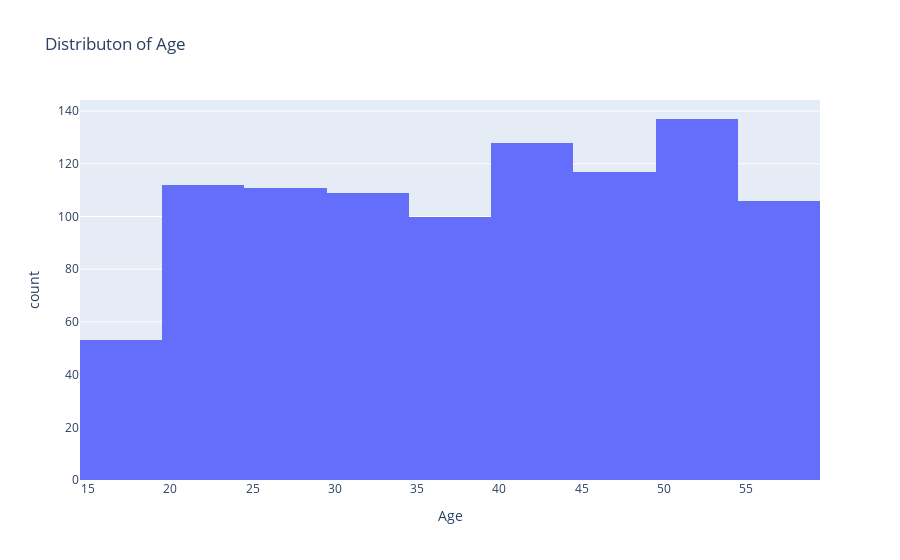
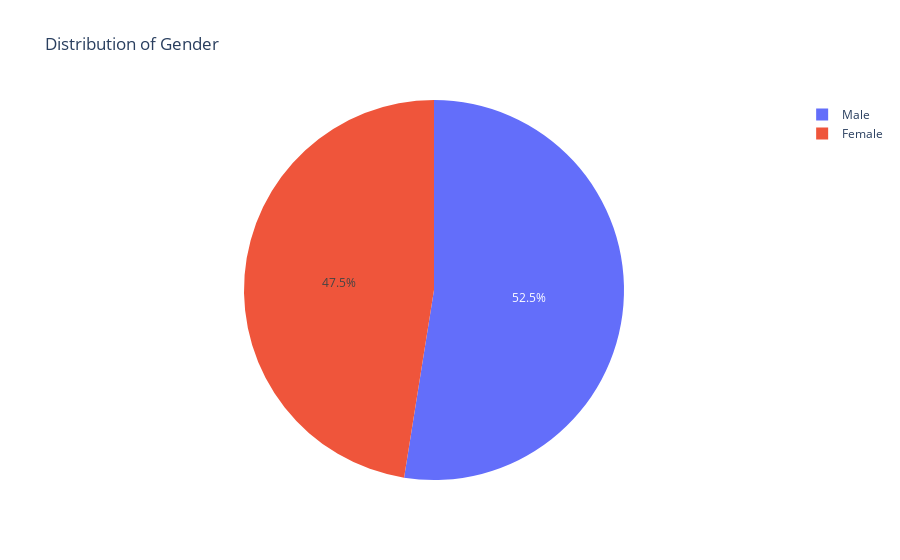
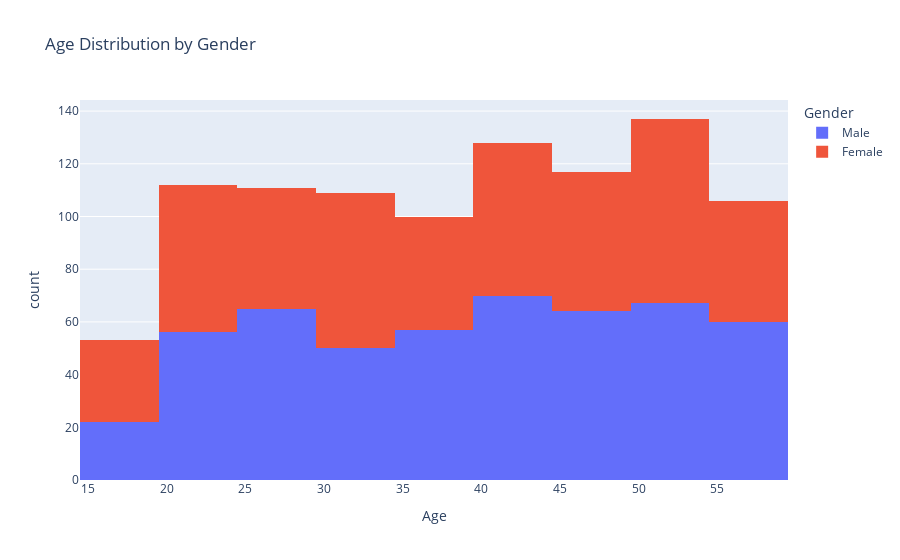

Source (notebook cell) for these figures, in order:
### Code cell
# What is the distribution of age and gender among gym members?
age_fig = px.histogram(df, x='Age', title='Distributon of Age',nbins=20)
age_fig.show()
gender_counts = df['Gender'].value_counts()
gender_fig = px.pie(values=gender_counts.values, title='Distribution of Gender', names=gender_counts.index)
gender_fig.show()
age_gender_fig = px.histogram(df, x='Age', color='Gender', title='Age Distribution by Gender', nbins=20)
age_gender_fig.show()

### Figure 1 — Plotly figure (JSON) as saved in the notebook; plotly's stock layout.template omitted (floating-point values rounded to 4 significant figures; data arrays with more than 128 entries replaced by an {"elided": "..."} marker saying what was removed)
{"data": [{"alignmentgroup": "True", "bingroup": "x", "hovertemplate": "Age=%{x}<br>count=%{y}<extra></extra>", "legendgroup": "", "marker": {"color": "#636efa", "pattern": {"shape": ""}}, "name": "", "nbinsx": 20, "offsetgroup": "", "orientation": "v", "showlegend": false, "type": "histogram", "x": {"elided": "973 int values"}, "xaxis": "x", "yaxis": "y"}], "layout": {"barmode": "relative", "legend": {"tracegroupgap": 0}, "title": {"text": "Distributon of Age"}, "xaxis": {"anchor": "y", "domain": [0, 1], "title": {"text": "Age"}}, "yaxis": {"anchor": "x", "domain": [0, 1], "title": {"text": "count"}}}}

### Figure 2 — Plotly figure (JSON) as saved in the notebook; plotly's stock layout.template omitted (floating-point values rounded to 4 significant figures)
{"data": [{"domain": {"x": [0, 1], "y": [0, 1]}, "hovertemplate": "label=%{label}<br>value=%{value}<extra></extra>", "labels": ["Male", "Female"], "legendgroup": "", "name": "", "showlegend": true, "type": "pie", "values": [511, 462]}], "layout": {"legend": {"tracegroupgap": 0}, "title": {"text": "Distribution of Gender"}}}

### Figure 3 — Plotly figure (JSON) as saved in the notebook; plotly's stock layout.template omitted (floating-point values rounded to 4 significant figures; data arrays with more than 128 entries replaced by an {"elided": "..."} marker saying what was removed)
{"data": [{"alignmentgroup": "True", "bingroup": "x", "hovertemplate": "Gender=Male<br>Age=%{x}<br>count=%{y}<extra></extra>", "legendgroup": "Male", "marker": {"color": "#636efa", "pattern": {"shape": ""}}, "name": "Male", "nbinsx": 20, "offsetgroup": "Male", "orientation": "v", "showlegend": true, "type": "histogram", "x": {"elided": "511 int values"}, "xaxis": "x", "yaxis": "y"}, {"alignmentgroup": "True", "bingroup": "x", "hovertemplate": "Gender=Female<br>Age=%{x}<br>count=%{y}<extra></extra>", "legendgroup": "Female", "marker": {"color": "#EF553B", "pattern": {"shape": ""}}, "name": "Female", "nbinsx": 20, "offsetgroup": "Female", "orientation": "v", "showlegend": true, "type": "histogram", "x": {"elided": "462 int values"}, "xaxis": "x", "yaxis": "y"}], "layout": {"barmode": "relative", "legend": {"title": {"text": "Gender"}, "tracegroupgap": 0}, "title": {"text": "Age Distribution by Gender"}, "xaxis": {"anchor": "y", "domain": [0, 1], "title": {"text": "Age"}}, "yaxis": {"anchor": "x", "domain": [0, 1], "title": {"text": "count"}}}}
